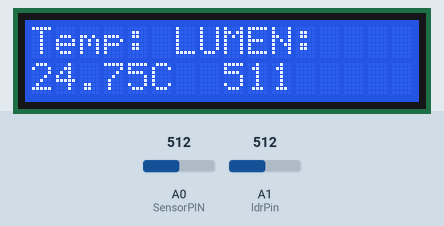
Recording of a sketch running on a simulated Arduino Uno, built with avr-gcc and run on an emulated ATmega328P. On the bench: 16×2 character LCD. The inputs (shaded band) are chosen by the test bench; at power-on: A0 (SensorPIN) = 512, A1 (ldrPin) = 512. What the sketch prints to the serial monitor is not drawn.

Above: at 1.2 s.
1.3 s: A0 (SensorPIN) set to 0
At 3.7 s:
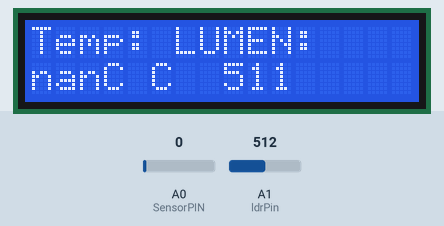
4.6 s: A1 (ldrPin) set to 716
At 5.9 s:
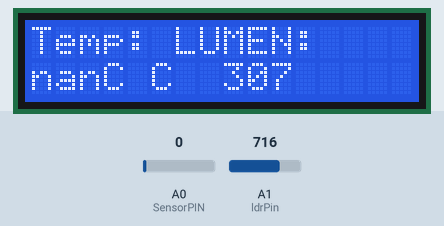
7.9 s: A0 (SensorPIN) set to 122
At 10.5 s:
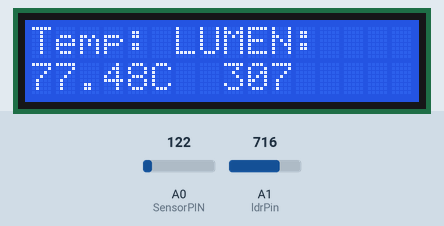
11.6 s: A1 (ldrPin) set to 900
At 12.9 s:
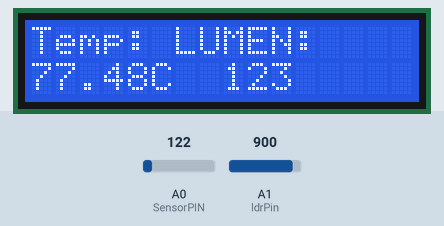
14.9 s: A1 (ldrPin) set to 1023
At 16.4 s:
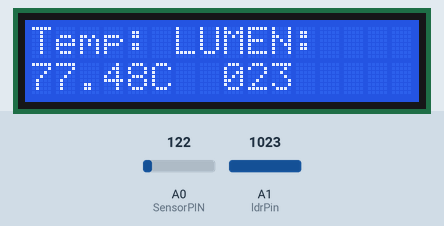
18.2 s: A0 (SensorPIN) set to 306
At 21.0 s:
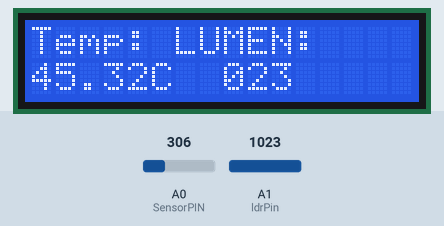
Timing chart, 0 to 22.5 s (numbered marks = the images above; inputs shaded):
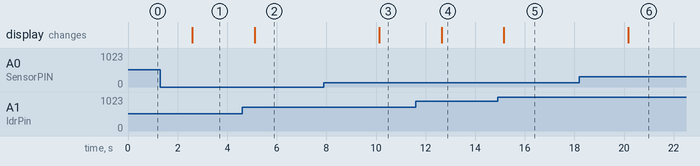

The sketch:

PantallaLCDI2C_LDRTEMP.ino
```cpp
#include <Wire.h>
#include <LiquidCrystal_I2C.h>
#include <math.h>

const int Rc = 10000; // valor de la resistencia
const int Vcc = 5;
const int SensorPIN = A0;
const int ldrPin = A1;

float A = 1.11492089e-3;
float B = 2.372075385e-4;
float C = 6.954079529e-8;

float K = 2.5; // factor de disipación en mW/C

LiquidCrystal_I2C lcd(0x27, 16, 2); // Dirección I2C y tamaño del LCD (16x2)

void setup() {
  Serial.begin(9600);
  pinMode(ldrPin, INPUT);
  lcd.init();
  lcd.backlight();
  lcd.setCursor(0, 0);
  lcd.print("Temp: LUMEN:");
}

void loop() {
  // Lee el valor analógico del sensor de temperatura
  float raw = analogRead(SensorPIN);
  float V = raw / 1024 * Vcc;  // Invierte la lectura del LDR (valores más altos en la luz, valores más bajos en la oscuridad)
  float R = (Rc * V) / (Vcc - V);
  float logR = log(R);
  float R_th = 1.0 / (A + B * logR + C * logR * logR * logR);
  float kelvin = R_th - V * V / (K * R) * 1000;
  float celsius = kelvin - 273.15;

  // Muestra la temperatura en la pantalla LCD
  lcd.setCursor(0, 1);
  lcd.print(celsius);
  lcd.print("C ");

  // Lee el valor analógico del LDR
  int valorLDR = analogRead(ldrPin);

  // Invierte la lectura del LDR (valores más altos en la luz, valores más bajos en la oscuridad)
  valorLDR = 1023 - valorLDR;

  // Muestra el valor del LDR en la pantalla LCD
  lcd.setCursor(8, 1);
  lcd.print(valorLDR);

  Serial.print("Temp: ");
  Serial.print(celsius);
  Serial.print("C LUMEN: ");
  Serial.println(valorLDR);

  delay(2500); // Actualiza cada 2.5 segundos
}
```

Measured:
- after the input at 1.3 s, the display: changes after 1.3 s (image 1)
- after the input at 4.6 s, the display: changes after 0.51 s (image 2)
- after the input at 7.9 s, the display: changes after 2.2 s (image 3)
- after the input at 11.6 s, the display: changes after 1.0 s (image 4)
- after the input at 14.9 s, the display: changes after 0.26 s (image 5)
- after the input at 18.2 s, the display: changes after 2.0 s (image 6)
